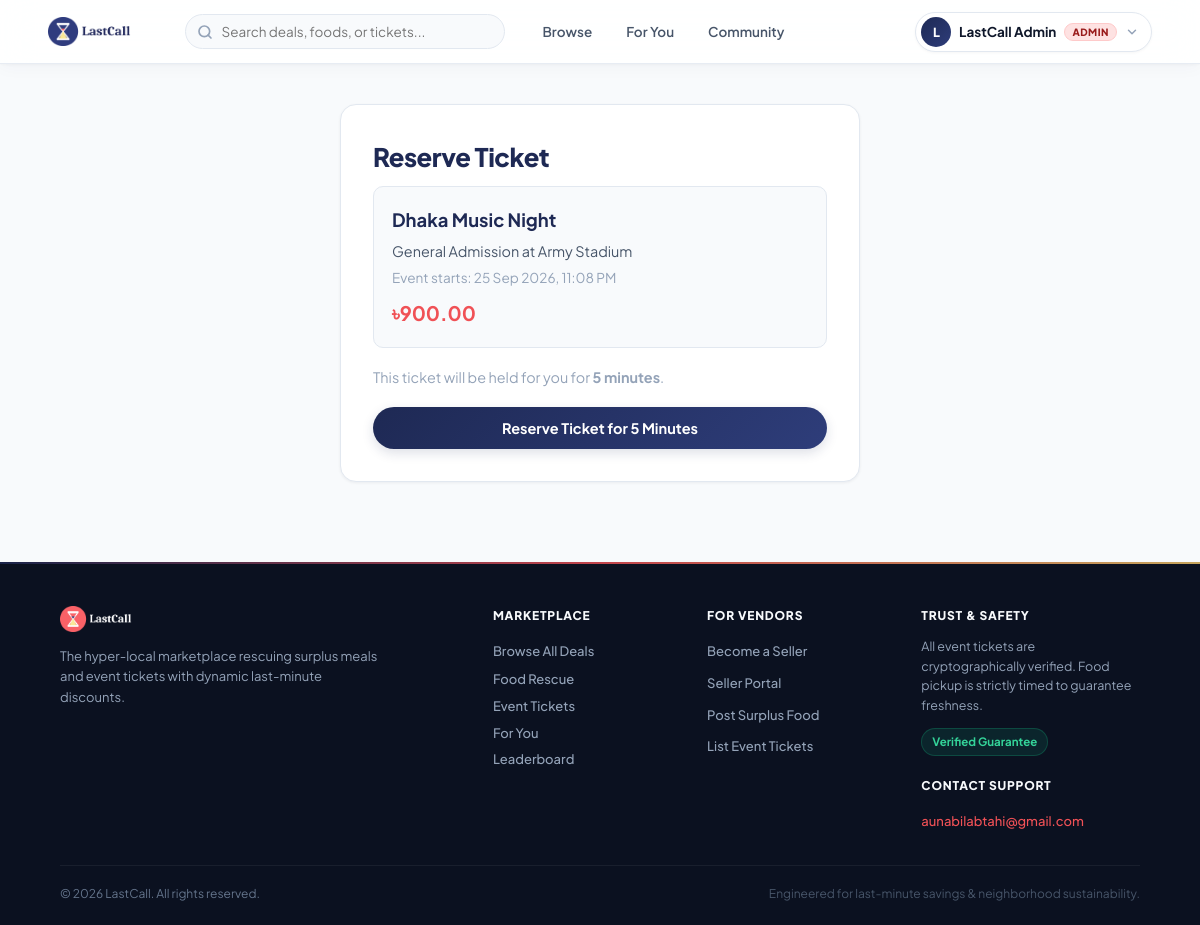
The app's page /reserve_ticket.php?listing_id=2 (signed in) with its own data.
### tables this page shows
CREATE TABLE listings (
    listing_id INT UNSIGNED AUTO_INCREMENT PRIMARY KEY,
    seller_id INT UNSIGNED NOT NULL,
    location_id INT UNSIGNED NOT NULL,

    listing_type ENUM('food', 'ticket') NOT NULL,
    title VARCHAR(200) NOT NULL,
    description TEXT NULL,
    image_url VARCHAR(255) NULL,

    original_price DECIMAL(10,2) NOT NULL,
    pickup_or_event_deadline DATETIME NOT NULL,

    listing_status ENUM(
        'draft',
        'active',
        'sold_out',
        'expired',
        'removed'
    ) NOT NULL DEFAULT 'draft',

    created_at TIMESTAMP DEFAULT CURRENT_TIMESTAMP,
    updated_at TIMESTAMP DEFAULT CURRENT_TIMESTAMP ON UPDATE CURRENT_TIMESTAMP,

    CONSTRAINT fk_listing_seller
        FOREIGN KEY (seller_id) REFERENCES users(user_id)
        ON DELETE RESTRICT,

    CONSTRAINT fk_listing_location
        FOREIGN KEY (location_id) REFERENCES locations(location_id)
        ON DELETE RESTRICT,

    INDEX idx_listing_search (
        listing_type,
        listing_status,
        pickup_or_event_deadline
    ),

    INDEX idx_listing_seller (seller_id)
);

CREATE TABLE events (
    event_id INT UNSIGNED AUTO_INCREMENT PRIMARY KEY,
    organizer_id INT UNSIGNED NOT NULL,
    location_id INT UNSIGNED NOT NULL,

    event_name VARCHAR(200) NOT NULL,
    description TEXT NULL,
    venue_name VARCHAR(150) NOT NULL,
    event_start_at DATETIME NOT NULL,

    event_status ENUM('upcoming', 'cancelled', 'completed') NOT NULL DEFAULT 'upcoming',
    created_at TIMESTAMP DEFAULT CURRENT_TIMESTAMP,

    CONSTRAINT fk_event_organizer
        FOREIGN KEY (organizer_id) REFERENCES users(user_id)
        ON DELETE RESTRICT,

    CONSTRAINT fk_event_location
        FOREIGN KEY (location_id) REFERENCES locations(location_id)
        ON DELETE RESTRICT,

    INDEX idx_event_start (event_start_at)
);

CREATE TABLE tickets (
    ticket_id INT UNSIGNED AUTO_INCREMENT PRIMARY KEY,
    event_id INT UNSIGNED NOT NULL,
    current_owner_id INT UNSIGNED NOT NULL,

    ticket_code VARCHAR(100) NOT NULL UNIQUE,
    ticket_type VARCHAR(100) NOT NULL,
    original_price DECIMAL(10,2) NOT NULL,

    verification_status ENUM('pending', 'verified', 'rejected') NOT NULL DEFAULT 'pending',
    availability_status ENUM('available', 'reserved', 'sold', 'invalid') NOT NULL DEFAULT 'available',

    created_at TIMESTAMP DEFAULT CURRENT_TIMESTAMP,

    CONSTRAINT fk_ticket_event
        FOREIGN KEY (event_id) REFERENCES events(event_id)
        ON DELETE RESTRICT,

    CONSTRAINT fk_ticket_owner
        FOREIGN KEY (current_owner_id) REFERENCES users(user_id)
        ON DELETE RESTRICT,

    INDEX idx_ticket_owner (current_owner_id)
);

### reserve_ticket.php (the view, shortened to what this page needs)
<?php
require_once __DIR__ . "/config/database.php";
$listingId = (int) ($_GET["listing_id"] ?? $_POST["listing_id"] ?? 0);
$ticketQuery = $pdo->prepare("
    SELECT
        l.listing_id,
        l.title,
        l.original_price AS resale_price,
        l.pickup_or_event_deadline,
        t.ticket_id,
        t.ticket_type,
        t.current_owner_id,
        e.event_name,
        e.venue_name,
        e.event_start_at
    FROM listings l
    JOIN ticket_listings tl ON tl.listing_id = l.listing_id
    JOIN tickets t ON t.ticket_id = tl.ticket_id
    JOIN events e ON e.event_id = t.event_id
    WHERE l.listing_id = ?
      AND l.listing_type = 'ticket'
      AND l.listing_status = 'active'
      AND l.pickup_or_event_deadline > NOW()
      AND t.verification_status = 'verified'
      AND t.availability_status = 'available'
    LIMIT 1
");
$ticketQuery->execute([$listingId]);
$ticket = $ticketQuery->fetch(PDO::FETCH_ASSOC);
if (!function_exists("e")) {
    function e(string $value): string {
        return htmlspecialchars($value, ENT_QUOTES, "UTF-8");
    }
}
require_once __DIR__ . "/includes/header.php";
?>
<main class="auth-page" style="padding: 40px 20px 80px;">
    <section class="form-card" style="max-width: 520px; margin: 0 auto; background: white; border: 1px solid var(--border-subtle); border-radius: var(--radius-lg); padding: 32px; box-shadow: var(--shadow-sm);">
        <?php if (!$ticket): ?>
            <h1 style="font-size: 1.5rem; color: var(--brand-navy); margin-bottom: 8px;">Ticket unavailable</h1>
            <p class="form-intro" style="color: var(--text-muted); margin-bottom: 20px;">This ticket is already reserved, sold, expired, or unavailable.</p>
            <a class="primary-button" href="index.php" style="display: inline-block; text-decoration: none;">&larr; Back to deals</a>
        <?php else: ?>
            <h1 style="font-size: 1.6rem; color: var(--brand-navy); margin-bottom: 8px;">Reserve Ticket</h1>
            <div class="checkout-summary" style="background: #f8fafc; border: 1px solid var(--border-subtle); border-radius: var(--radius-md); padding: 18px; margin-bottom: 18px;">
                <h2 style="font-size: 1.15rem; color: var(--brand-navy); margin: 0 0 6px;"><?= e($ticket["event_name"]) ?></h2>
                <p style="margin: 0 0 4px; color: var(--text-secondary); font-size: 0.9rem;"><?= e($ticket["ticket_type"]) ?> at <?= e($ticket["venue_name"]) ?></p>
                <p style="margin: 0 0 8px; color: var(--text-muted); font-size: 0.85rem;">Event starts: <?= date("d M Y, h:i A", strtotime($ticket["event_start_at"])) ?></p>
                <strong style="font-size: 1.25rem; color: var(--brand-coral);">৳<?= number_format((float) $ticket["resale_price"], 2) ?></strong>
            </div>
            <p class="form-intro" style="color: var(--text-muted); font-size: 0.9rem; margin-bottom: 18px;">This ticket will be held for you for <strong>5 minutes</strong>.</p>
            <form method="POST" action="reserve_ticket.php">
                <button type="submit" class="primary-button" style="width: 100%; padding: 12px; font-weight: 700; cursor: pointer;">Reserve Ticket for 5 Minutes</button>
            </form>
        <?php endif; ?>
    </section>
</main>
<?php require_once __DIR__ . "/includes/footer.php"; ?>

### assets/css/style.css (style rules this page uses)
:root { --brand-navy: #1e2954; --brand-navy-dark: #121833; --brand-navy-light: #2c3c78; --brand-navy-tint: #eef2fb; --brand-coral: #f05156; --brand-coral-hover: #dc3c41; --brand-coral-tint: #fef2f2; --brand-coral-border: #fecaca; --brand-gold: #f59e0b; --brand-gold-warm: #f4c96b; --brand-gold-tint: #fffbeb; --brand-gold-border: #fde68a; --brand-emerald: #10b981; --brand-emerald-dark: #059669; --brand-emerald-tint: #ecfdf5; --brand-emerald-border: #a7f3d0; --surface-bg: #f8fafc; --surface-card: #ffffff; --surface-muted: #f1f5f9; --surface-card-hover: #ffffff; --border-subtle: #e2e8f0; --border-medium: #cbd5e1; --border-focus: #1e2954; --text-primary: #0f172a; --text-secondary: #475569; --text-muted: #94a3b8; --text-light: #f8fafc; --font-sans: 'Plus Jakarta Sans', system-ui, -apple-system, BlinkMacSystemFont, 'Segoe UI', Roboto, sans-serif; --font-serif: 'Playfair Display', Georgia, serif; --radius-sm: 6px; --radius-md: 10px; --radius-lg: 16px; --radius-xl: 24px; --radius-full: 9999px; --shadow-sm: 0 1px 3px rgba(15, 23, 42, 0.06); --shadow-md: 0 4px 12px -2px rgba(15, 23, 42, 0.08), 0 2px 6px -2px rgba(15, 23, 42, 0.04); --shadow-lg: 0 12px 24px -4px rgba(30, 41, 84, 0.08), 0 4px 8px -4px rgba(30, 41, 84, 0.04); --shadow-xl: 0 20px 32px -6px rgba(30, 41, 84, 0.12), 0 8px 16px -6px rgba(30, 41, 84, 0.06); --shadow-card-hover: 0 20px 35px -8px rgba(30, 41, 84, 0.14), 0 10px 18px -6px rgba(30, 41, 84, 0.08); --transition-fast: 0.15s ease; --transition-smooth: 0.25s cubic-bezier(0.4, 0, 0.2, 1); }
* { box-sizing: border-box; margin: 0; padding: 0; }
html { scroll-behavior: smooth; }
body { font-family: var(--font-sans); background: var(--surface-bg); color: var(--text-primary); line-height: 1.6; -webkit-font-smoothing: antialiased; -moz-osx-font-smoothing: grayscale; min-height: 100vh; display: flex; flex-direction: column; }
button, input, select, textarea { font-family: inherit; }
.auth-page { display: flex; justify-content: center; align-items: center; padding: 50px 20px; flex: 1; }
.form-card { background: var(--surface-card); border: 1px solid var(--border-subtle); border-radius: var(--radius-xl); box-shadow: var(--shadow-lg); padding: 38px 34px; width: min(520px, 100%); }
.form-card h1 { font-size: 26px; font-weight: 800; color: var(--brand-navy); margin-bottom: 8px; letter-spacing: -0.5px; }
.form-intro { color: var(--text-secondary); font-size: 14.5px; margin-bottom: 22px; }
.primary-button, .dashboard-button { display: inline-flex; align-items: center; justify-content: center; padding: 12px 24px; background: linear-gradient(135deg, var(--brand-navy) 0%, #2e3d7a 100%); color: white; border: none; border-radius: var(--radius-full); font-size: 14.5px; font-weight: 700; cursor: pointer; transition: all 0.25s cubic-bezier(0.16, 1, 0.3, 1); text-align: center; width: 100%; box-shadow: 0 4px 12px rgba(30, 41, 84, 0.15); }

### records on screen
listings: events.event_name "Dhaka Music Night", tickets.ticket_type "General Admission", events.venue_name "Army Stadium", events.event_start_at "25 Sep 2026, 11:08 PM", original_price "900.00"

### other values on screen
mb_strtoupper(mb_substr($_userName, 0, 1)) "L"
$_userName "LastCall Admin"
$_role "ADMIN"
